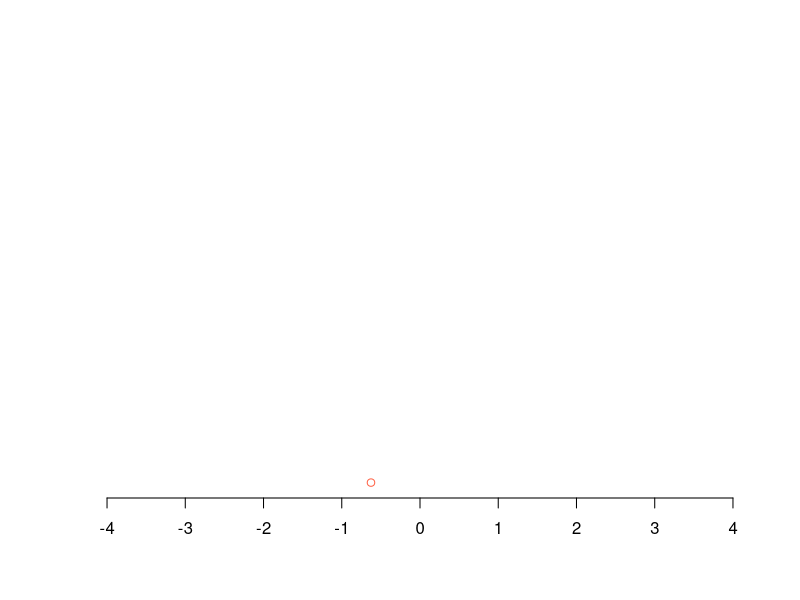
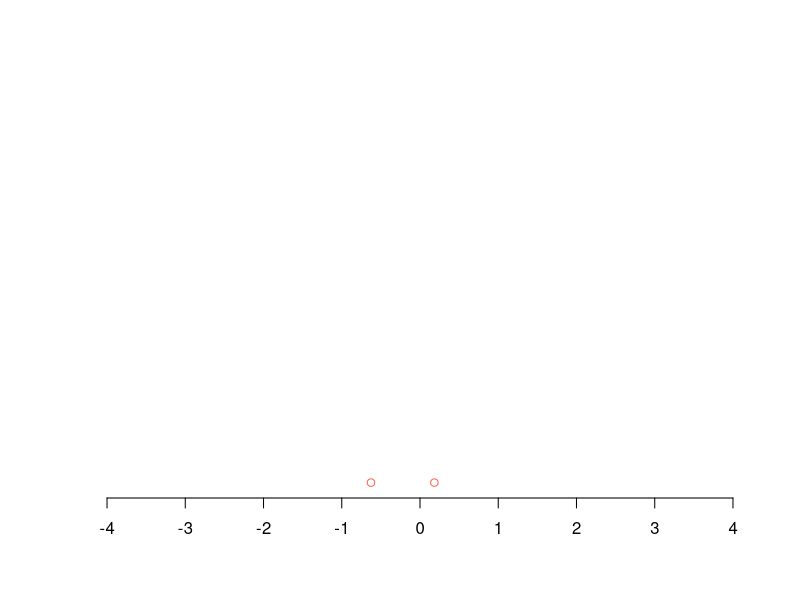
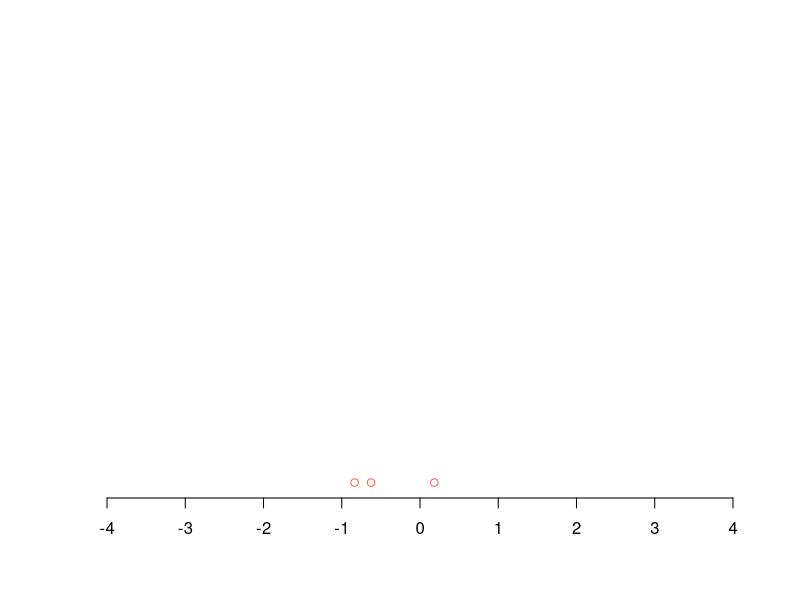
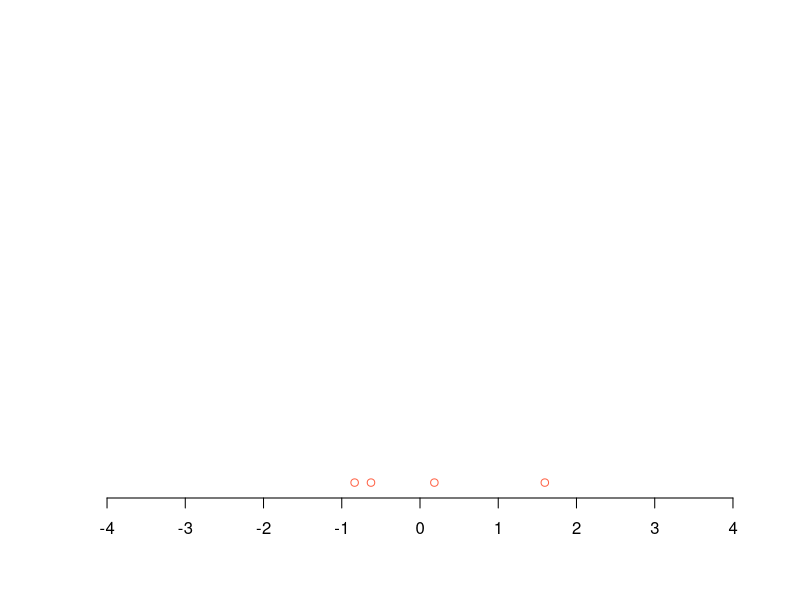
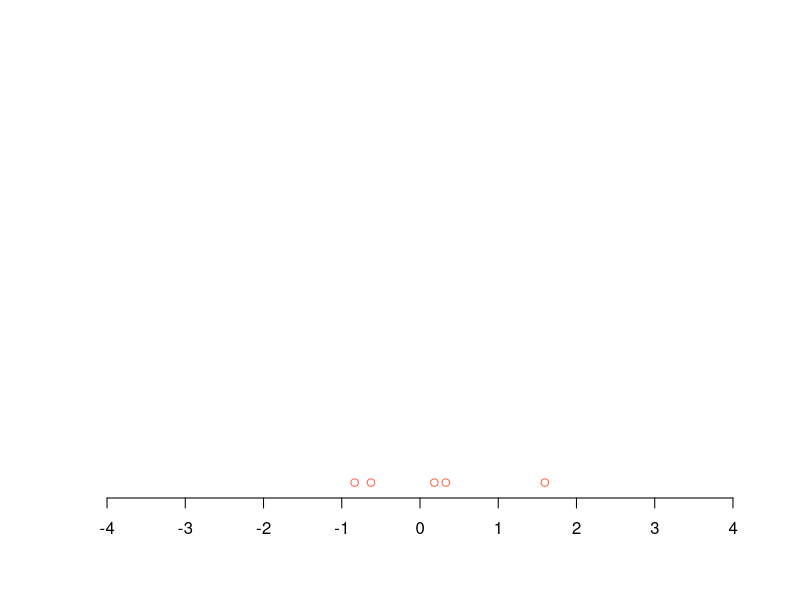
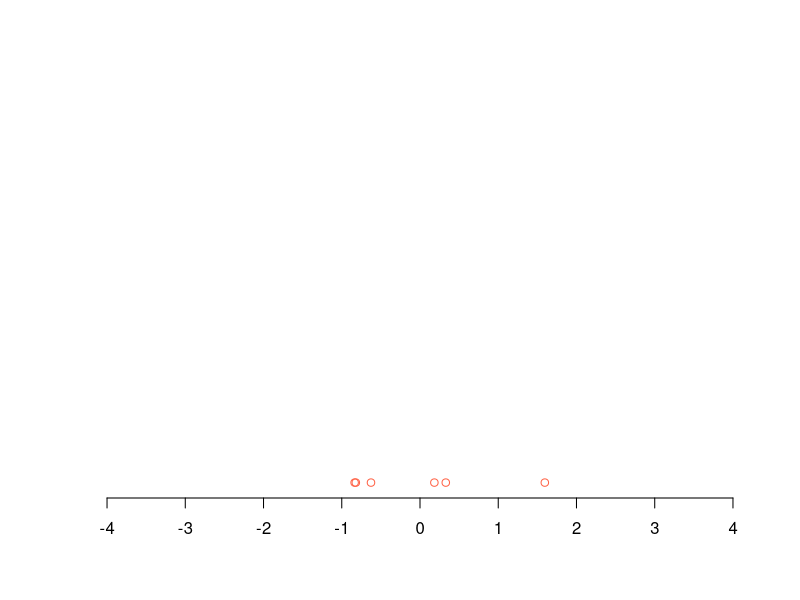
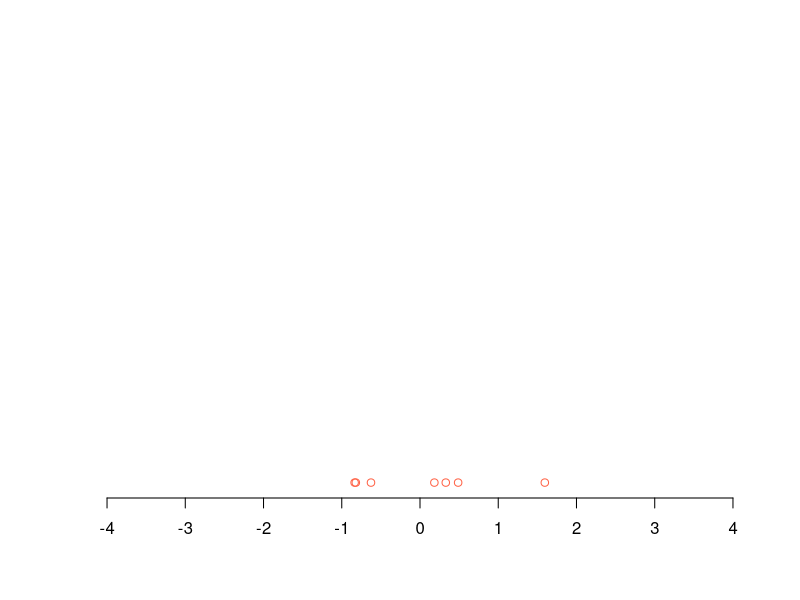
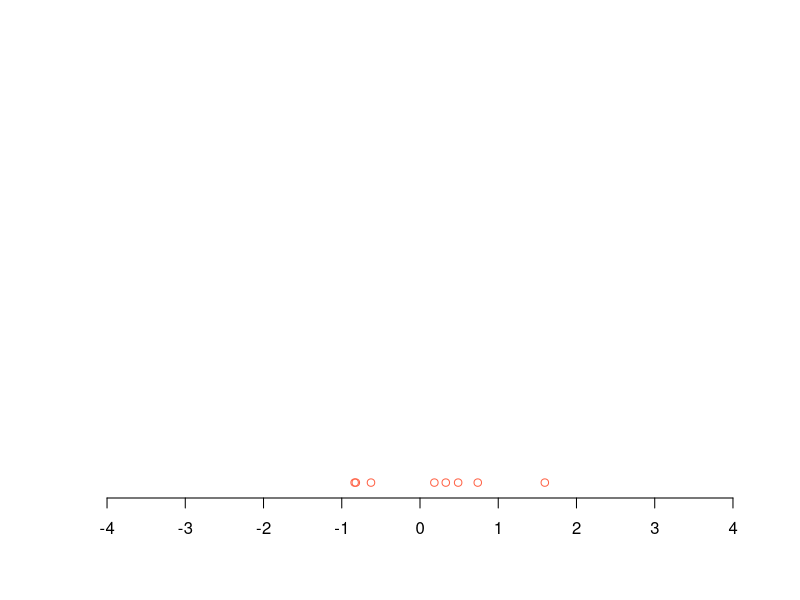

Recreate these plots in R, in order. (Note: this script raises an error after producing the figures.)
library(Cairo)

####numberline normal data####

# generate data
set.seed(1)
n1 = 10000
x1 <- rnorm(n1)

# numberline plots
for (i in 1:10) {
CairoSVG(paste("normal", i, sep = ""), width = 6, height = 6)
plot(x1[1:i],rep(0,i), pch = 1,
     axes = FALSE, xlab = "", ylab = "", ylim = c(0,1), xlim = c(-4, 4), col = "tomato")
axis(1, at = seq(-4,4,by=1))
dev.off()
}

CairoSVG("normal11", width = 6, height = 6)
plot(x1,rep(0,length(x1)), pch = 1,
     axes = FALSE, xlab = "", ylab = "", ylim = c(0,1), xlim = c(-4, 4), col = "tomato")
axis(1, at = seq(-4,4,by=1))
dev.off()

####histogram normal data####

# histograms with different colorings to indicate standard deviation intervals
breaks_large = seq(-6,6,by=0.1)
CairoSVG("normalhist0", width = 6, height = 6)
plot(seq(-4,4,by=0.001), dnorm(seq(-4,4,by=0.001)), xlim = c(-4,4),xlab = "", 
     ylab = "", main = "", axes = FALSE, type = "l")
dev.off()

breaks_large = seq(-6,6,by=0.1)
CairoSVG("normalhist1", width = 6, height = 6)
hist(x1, freq = TRUE, xlim = c(-4,4), breaks = breaks_large, 
     xlab = "", ylab = "", main = "", col = "grey", axes = FALSE)
axis(1, at = seq(-4,4,by=1))
axis(2, at = seq(0,400,100))
dev.off()

col = ifelse(breaks_large >= -0.1 & breaks_large <0, "tomato", "grey")
CairoSVG("normalhist2", width = 6, height = 6)
hist(x1, freq = TRUE, xlim = c(-4,4), breaks = breaks_large, 
     xlab = "", ylab = "", main = "", col = col, axes = FALSE)
axis(1, at = seq(-4,4,by=1))
axis(2, at = seq(0,400,100))
dev.off()

# col = ifelse(breaks_large >= -1 & breaks_large <1, "tomato", "grey")
# CairoSVG("normalhist3", width = 6, height = 6)
# hist(x1, freq = TRUE, xlim = c(-4,4), breaks = breaks_large, 
#      xlab = "", ylab = "", main = "", col = col, axes = FALSE)
# axis(1, at = seq(-4,4,by=1))
# axis(2, at = seq(0,400,100))
# dev.off()
# 
# col = ifelse(breaks_large >= -2 & breaks_large <2, "tomato", "grey")
# CairoSVG("normalhist4", width = 6, height = 6)
# hist(x1, freq = TRUE, xlim = c(-4,4), breaks = breaks_large, 
#      xlab = "", ylab = "", main = "", col = col, axes = FALSE)
# axis(1, at = seq(-4,4,by=1))
# axis(2, at = seq(0,400,100))
# dev.off()

breaks_large = seq(-6,6,by=0.1)
CairoSVG("normalhist3", width = 6, height = 6)
hist(x1, freq = FALSE, xlim = c(-4,4), breaks = breaks_large, 
     xlab = "", ylab = "", main = "", col = "grey", axes = FALSE)
axis(1, at = seq(-4,4,by=1))
axis(2)
dev.off()

breaks_large = seq(-6,6,by=0.1)
CairoSVG("normalhist4", width = 6, height = 6)
hist(x1, freq = FALSE, xlim = c(-4,4), breaks = breaks_large, 
     xlab = "", ylab = "", main = "", col = "grey", axes = FALSE)
axis(1, at = seq(-4,4,by=1))
axis(2)
lines(seq(-4,4,by=0.001),dnorm(seq(-4,4,by=0.001)), col = "tomato")
dev.off()

# breaks_small = seq(-6,6,by = 0.5)
# CairoSVG("normalhist1", width = 6, height = 6)
# hist(x1, freq = FALSE, xlim = c(-3,3), ylim = c(0,0.5), breaks = breaks_small, xlab = "", ylab = "", main = "", col = "grey")
# dev.off()
# 
# col = ifelse(breaks_small >= -1 & breaks_small <=1, "tomato", "grey")
# CairoSVG("normalhist2", width = 6, height = 6)
# hist(x1, freq = FALSE, xlim = c(-3,3), ylim = c(0,0.5), breaks = breaks_small, xlab = "", ylab = "", main = "", col = col)
# dev.off()
# 
# col = ifelse(breaks_small >= -2 & breaks_small <=2, "tomato", "grey")
# CairoSVG("normalhist3", width = 6, height = 6)
# hist(x1, freq = FALSE, xlim = c(-3,3), ylim = c(0,0.5), breaks = breaks_small, xlab = "", ylab = "", main = "", col = col)
# dev.off()

####parameter influence####
CairoSVG("normalhist4", width = 6, height = 6)
ind = seq(-6,6,by=0.001)
plot(ind, dnorm(ind), type = "l", xlim = c(-6,6), axes = FALSE, ylab = "density", xlab = "x")
axis(1, at = seq(-6,6,by=1))
axis(2)
lines(ind,dnorm(ind, mean = -2), col = "tomato")
lines(ind,dnorm(ind, mean = 2), col = "cornflowerblue")
legend(-6,0.4,c("N(-2,1)","N( 0,1)","N(-2,1)"),fill=c("tomato", "black", "cornflowerblue"),bty="n")
dev.off()


####linear model scatterplots####

CairoSVG("lmdata1", width = 6, height = 6)
set.seed(15)
x = seq(0.5, 10, by = 0.5)
error = rnorm(20, 0, 2)
y = 3 + 0.5 * x + error
plot(x, y, pch = 19, cex = 0.5, xlim = c(0, 10), ylim = c(0,11))
abline(3, 0.5)
dev.off()

CairoSVG("lmdata2", width = 6, height = 6)
set.seed(15)
x = seq(0.5, 10, by = 0.5)
error = rnorm(20, 0, 2)
y = 3 + 0.5 * x + error
plot(x, y, pch = 19, cex = 0.5, xlim = c(0, 10), ylim = c(0,11))
abline(3, 0.5)
symbols(x= 2, y= 0, circles=0.2, add=T, inches=F, fg = "tomato")
dev.off()

CairoSVG("lmdata3", width = 6, height = 6)
set.seed(15)
x = seq(0.5, 10, by = 0.5)
error = rnorm(20, 0, 2)
y = 3 + 0.5 * x + error
plot(x, y, pch = 19, cex = 0.5, xlim = c(0, 10), ylim = c(0,11))
abline(3, 0.5)
arrows(2, 0, 2, 2.5 + 2 * 0.5, length = 0.25, angle = 30,
       code = 2, col = "tomato")
symbols(x= 2, y= 3 + 2 * 0.5, circles=0.2, add=T, inches=F, fg = "tomato")
dev.off()

CairoSVG("lmdata4", width = 6, height = 6)
set.seed(15)
x = seq(0.5, 10, by = 0.5)
error = rnorm(20, 0, 2)
y = 3 + 0.5 * x + error
plot(x, y, pch = 19, cex = 0.5, xlim = c(0, 10), ylim = c(0,11))
abline(3, 0.5)
arrows(2, 3 + 2 * 0.5, 2, 3 + 2 * 0.5 + error[4] - 0.5, length = 0.25, angle = 30,
       code = 2, col = "tomato")
symbols(x= 2, y= 3 + 2 * 0.5 + error[4], circles=0.2, add=T, inches=F, fg = "tomato")
dev.off()

CairoSVG("lmdata5", width = 6, height = 6)
set.seed(15)
x = seq(0.5, 10, by = 0.5)
error = rnorm(20, 0, 2)
y = 3 + 0.5 * x + error
plot(x, y, pch = 19, cex = 0.5, xlim = c(0, 10), ylim = c(0,11))
abline(3, 0.5)

symbols(x= 2, y= 3 + 2 * 0.5 + error[4], circles=0.2, add=T, inches=F, fg = "tomato")
symbols(x= 5.5, y= 3 + 5.5 * 0.5 + error[11], circles=0.2, add=T, inches=F, fg = "tomato")
dev.off()

CairoSVG("lmdata6", width = 6, height = 6)
set.seed(16)
x = seq(0.5, 10, by = 0.5)
error = rnorm(20, 0, 2)
y = 3 + 0.5 * x + error
plot(x, y, pch = 19, cex = 0.5, xlim = c(0, 10), ylim = c(0,11))
abline(3, 0.5)
symbols(x= 2, y= 3 + 2 * 0.5 + error[4], circles=0.2, add=T, inches=F, fg = "tomato")
symbols(x= 5.5, y= 3 + 5.5 * 0.5 + error[11], circles=0.2, add=T, inches=F, fg = "tomato")
dev.off()

CairoSVG("lmdata7", width = 6, height = 6)
set.seed(15)
x = seq(0.5, 10, by = 0.5)
error = rnorm(20, 0, 2)
y = 3 + 0.5 * x + error
plot(x, y, pch = 19, cex = 0.5, xlim = c(0, 10), ylim = c(0,11))
dev.off()

CairoSVG("lmdata8", width = 6, height = 6)
set.seed(15)
x = seq(0.5, 10, by = 0.5)
error = rnorm(20, 0, 2)
y = 3 + 0.5 * x + error
plot(x, y, pch = 19, cex = 0.5, xlim = c(0, 10), ylim = c(0,11))
abline(lm(y~x), col = "tomato")
legend(0,11,c("estimated"),fill=c("tomato"),bty="n")
dev.off()

CairoSVG("lmdata9", width = 6, height = 6)
set.seed(15)
x = seq(0.5, 10, by = 0.5)
error = rnorm(20, 0, 2)
y = 3 + 0.5 * x + error
plot(x, y, pch = 19, cex = 0.5, xlim = c(0, 10), ylim = c(0,11))
abline(lm(y~x), col = "tomato")
abline(3, 0.5)
legend(0,11,c("estimated", "true"),fill=c("tomato", "black"),bty="n")

summary(lm(y~x))
dev.off()

CairoSVG("lmdata10", width = 6, height = 6)
set.seed(18)
x = seq(0.5, 10, by = 0.5)
error = rnorm(20, 0, 0.1)
y = 0.4 + 0.1 * x + error
plot(x, y, pch = 19, cex = 0.5, xlim = c(0, 10), ylim = c(0,1.5), xlab="Age in years", ylab="Height in metres")
dev.off()

CairoSVG("lmdata11", width = 6, height = 6)
layout(matrix(1:4, 2, 2))
x = seq(0.5, 10, by = 0.5)
error = rnorm(20, 0, 0.1)
y = 0.4 + 0.1 * x + error
plot(x, y, pch = 19, cex = 0.5, xlim = c(0, 10), ylim = c(0,1.5), xlab="Age in years", ylab="Height in metres")
abline(0.4, 0.1)

x = seq(0.5, 10, by = 0.5)
error = rnorm(20, 0, 0.1)
y = 0.4 + 0.1 * x + error
plot(x, y, pch = 19, cex = 0.5, xlim = c(0, 10), ylim = c(0,1.5), xlab="Age in years", ylab="Height in metres")
abline(0.4, 0.1)

x = seq(0.5, 10, by = 0.5)
error = rnorm(20, 0, 0.1)
y = 0.4 + 0.1 * x + error
plot(x, y, pch = 19, cex = 0.5, xlim = c(0, 10), ylim = c(0,1.5), xlab="Age in years", ylab="Height in metres")
abline(0.4, 0.1)

set.seed(18)
x = seq(0.5, 10, by = 0.5)
error = rnorm(20, 0, 0.1)
y = 0.4 + 0.1 * x + error
plot(x, y, pch = 19, cex = 0.5, xlim = c(0, 10), ylim = c(0,1.5), xlab="Age in years", ylab="Height in metres")
abline(0.4, 0.1)
dev.off()

CairoSVG("lmdata12", width = 6, height = 6)
set.seed(15)
x = seq(0.5, 10, by = 0.5)
error = rnorm(20, 0, 2)
y = 3 + 0.5 * x + error
plot(x, y, pch = 19, cex = 0.5, xlim = c(0, 10), ylim = c(0,11))
dev.off()

CairoSVG("lmdata13", width = 6, height = 6)
set.seed(15)
x = seq(0.5, 10, by = 0.5)
error = rnorm(20, 0, 2)
y = 3 + 0.5 * x + error
plot(x, y, pch = 19, cex = 0.5, xlim = c(0, 10), ylim = c(0,11))
abline(2, 0.9, col="chartreuse4")
dev.off()

CairoSVG("lmdata14", width = 6, height = 6)
set.seed(15)
x = seq(0.5, 10, by = 0.5)
error = rnorm(20, 0, 2)
y = 3 + 0.5 * x + error
plot(x, y, pch = 19, cex = 0.5, xlim = c(0, 10), ylim = c(0,11))
abline(2, 0.9, col="chartreuse4")
segments(x[1], y[1] - 0.07, x[1], 2 + 0.9 * x[1], col="red")
print(y[1])
print(2 + 0.9 * x[1])
dev.off()

CairoSVG("lmdata15", width = 6, height = 6)
set.seed(15)
x = seq(0.5, 10, by = 0.5)
error = rnorm(20, 0, 2)
y = 3 + 0.5 * x + error
plot(x, y, pch = 19, cex = 0.5, xlim = c(0, 10), ylim = c(0,11))
abline(2, 0.9, col="chartreuse4")
segments(x[2], y[2] - 0.07, x[2], 2 + 0.9 * x[2], col="red")
print(y[2])
print(2 + 0.9 * x[2])
dev.off()

CairoSVG("lmdata16", width = 6, height = 6)
set.seed(15)
x = seq(0.5, 10, by = 0.5)
error = rnorm(20, 0, 2)
y = 3 + 0.5 * x + error
plot(x, y, pch = 19, cex = 0.5, xlim = c(0, 10), ylim = c(0,11))
abline(2, 0.9, col="chartreuse4")
# abline(3, 0.5, col = "cornflowerblue")
# abline(test$coefficients, col = "goldenrod3")
segments(x[20], y[20] + 0.07, x[20], 2 + 0.9 * x[20], col="red")
print(y[20])
print(2 + 0.9 * x[20])
dev.off()

CairoSVG("lmdata17", width = 6, height = 6)
set.seed(15)
x = seq(0.5, 10, by = 0.5)
error = rnorm(20, 0, 2)
y = 3 + 0.5 * x + error
plot(x, y, pch = 19, cex = 0.5, xlim = c(0, 10), ylim = c(0,11))
abline(2, 0.9, col="chartreuse4")
abline(3.8, 0.4, col = "goldenrod3")



pred1 = 3.8 + 0.4 * x
sum((y - pred1)^2)

test = lm(y ~ x)
pred2 = test$coefficients[1] + test$coefficients[2] * x
sum((y - pred2)^2)


dev.off()

CairoSVG("lmdata18", width = 6, height = 6)
set.seed(15)
x = seq(0.5, 10, by = 0.5)
error = rnorm(20, 0, 2)
y = 3 + 0.5 * x + error
plot(x, y, pch = 19, cex = 0.5, xlim = c(0, 10), ylim = c(0,11))
abline(2, 0.9, col="chartreuse4")
abline(3.8, 0.4, col = "goldenrod3")
abline(test$coefficients, col = "cornflowerblue")
dev.off()

CairoSVG("lmdata19", width = 6, height = 6)
set.seed(15)
x = seq(0.5, 10, by = 0.5)
error = rnorm(20, 0, 0.5)
y = 3 + 0.5 * x + error
plot(x, y, pch = 19, cex = 0.5, xlim = c(0, 10), ylim = c(0,11))
abline(3, 0.5)
legend(0,11,c("true"),fill=c("black"),bty="n")
dev.off()

CairoSVG("lmdata20", width = 6, height = 6)
set.seed(15)
x = seq(0.5, 10, by = 0.5)
error = rnorm(20, 0, 0.5)
y = 3 + 0.5 * x + error
plot(x, y, pch = 19, cex = 0.5, xlim = c(0, 10), ylim = c(0,11))
abline(3, 0.5)
segments(x[2], y[2] - 0.07, x[2], 3 + 0.5 * x[2], col="red")
legend(0,11,c("true"),fill=c("black"),bty="n")
dev.off()


CairoSVG("lmdata21", width = 6, height = 6)
set.seed(15)
x = seq(0.5, 10, by = 0.5)
error = rnorm(20, 0, 2)
y = 3 + 0.5 * x + error
plot(x, y, pch = 19, cex = 0.5, xlim = c(0, 10), ylim = c(0,11))
abline(3, 0.5)
legend(0,11,c("true"),fill=c("black"),bty="n")
dev.off()

CairoSVG("lmdata22", width = 6, height = 6)
set.seed(15)
x = seq(0.5, 10, by = 0.5)
error = rnorm(20, 0, 2)
y = 3 + 0.5 * x + error
plot(x, y, pch = 19, cex = 0.5, xlim = c(0, 10), ylim = c(0,11))
abline(3, 0.5)
segments(x[2], y[2] - 0.07, x[2], 3 + 0.5 * x[2], col="red")
legend(0,11,c("true"),fill=c("black"),bty="n")
dev.off()

CairoSVG("lmdata23", width = 6, height = 6)
set.seed(15)
x = seq(0.5, 10, by = 0.5)
error = rnorm(20, 0, 2)
y = 3 + 0.5 * x + error
plot(x, y, pch = 19, cex = 0.5, xlim = c(0, 10), ylim = c(0,11))
abline(3, 0.5)
abline(test$coefficients, col = "cornflowerblue")
legend(0,11,c("true", "estimated"),fill=c("black", "cornflowerblue"),bty="n")
dev.off()

CairoSVG("lmdata24", width = 6, height = 6)
set.seed(15)
x = seq(0.5, 10, by = 0.5)
error = rnorm(20, 0, 2)
y = 3 + 0.5 * x + error
plot(x, y, pch = 19, cex = 0.5, xlim = c(0, 10), ylim = c(0,11))
abline(3, 0.5)
abline(test$coefficients, col = "cornflowerblue")
segments(x[2], y[2] - 0.07, x[2], test$coefficients[1] + test$coefficients[2] * x[2], col="red")
legend(0,11,c("true", "estimated"),fill=c("black", "cornflowerblue"),bty="n")
dev.off()


# properties of estimates video

CairoSVG("lmdata25", width = 6, height = 6)
set.seed(1)
x = seq(0.5, 10, by = 0.5)
error = rnorm(20, 0, 2)
y = 3 + 0.5 * x + error
plot(x, y, pch = 19, cex = 0.5, xlim = c(0, 10), ylim = c(0,11))
abline(3, 0.5)
legend(0,11,c("true"),fill=c("black"),bty="n")
dev.off()

# simulate estimates with plots of estimated function
set.seed(2)
for(i in 26:46)
{
CairoSVG(paste("lmdata", i, sep=""), width = 6, height = 6)
x = seq(0.5, 10, by = 0.5)
error = rnorm(20, 0, 2)
y = 3 + 0.5 * x + error

temp = lm(y~x)

plot(x, y, pch = 19, cex = 0.5, xlim = c(0, 10), ylim = c(0,11))
abline(3, 0.5)
abline(temp$coefficients[1], temp$coefficients[2], col="cornflowerblue")
legend(0,11,c("true", "estimated"),fill=c("black", "cornflowerblue"),bty="n")
dev.off()
}

# simulate estimates to show histogram of estimates
n = 10000
beta0_estimates = numeric(n)
beta1_estimates = numeric(n)

set.seed(1)
for(i in 1:n)
{
        x = seq(0.5, 10, by = 0.5)
        error = rnorm(20, 0, 2)
        y = 3 + 0.5 * x + error
        
        temp = lm(y~x)
        
        beta0_estimates[i] = temp$coefficients[1]
        beta1_estimates[i] = temp$coefficients[2]
}

# calculate means of estimates
mean(beta0_estimates)
mean((beta1_estimates))

CairoSVG("histestimates1", width = 6, height = 6)

layout(matrix(1:2, 2, 1))

hist(beta0_estimates, freq = FALSE, xlim=c(-1, 7), breaks=seq(-1,7,by=0.1),
     xlab = expression(paste(hat(beta)[0])), ylab = "density", main = "", col = "grey", axes=FALSE)
axis(1, at = seq(-1,7,by=1))
axis(2)

hist(beta1_estimates, freq = FALSE, xlim=c(-0.2, 1.2), breaks=seq(-0.2, 1.2, length.out=80),
     xlab = expression(paste(hat(beta)[1])), ylab = "density", main = "", col = "grey", axes=FALSE)
axis(1, at = seq(-0.2, 1.2,by=0.2))
axis(2)

dev.off()

CairoSVG("histestimates2", width = 6, height = 6)

layout(matrix(1:2, 2, 1))

hist(beta0_estimates, freq = FALSE, xlim=c(-1, 7), breaks=seq(-1,7,by=0.1),
     xlab = expression(paste(hat(beta)[0])), ylab = "density", main = "", col = "grey", axes=FALSE)
axis(1, at = seq(-1,7,by=1))
axis(2)

abline(v=mean(beta0_estimates), col="tomato", lwd=2)

hist(beta1_estimates, freq = FALSE, xlim=c(-0.2, 1.2), breaks=seq(-0.2, 1.2, length.out=80),
     xlab = expression(paste(hat(beta)[1])), ylab = "density", main = "", col = "grey", axes=FALSE)
axis(1, at = seq(-0.2, 1.2,by=0.2))
axis(2)

abline(v=mean(beta1_estimates), col="tomato", lwd=2)

dev.off()


dev.off()

# calculate theoretic variances
x = seq(0.5, 10, by = 0.5)
X = cbind(rep(1, length((x))), x)
covariance = solve(t(X) %*% X) * 4

CairoSVG("histestimates3", width = 6, height = 6)
layout(matrix(1:2, 2, 1))

hist(beta0_estimates, freq = FALSE, xlim=c(-1, 7), breaks=seq(-1,7,by=0.1),
     xlab = expression(paste(hat(beta)[0])), ylab = "density", main = "", col = "grey", axes=FALSE)
lines(seq(-1,7,by=0.001), dnorm(seq(-1,7,by=0.001), 3, sqrt(covariance[1, 1])), xlim = c(-0.2,1.2),xlab = "", 
      ylab = "", main = "", type = "l", col="tomato", lwd=2)
axis(1, at = seq(-1,7,by=1))
axis(2)

abline(v=mean(beta0_estimates), col="tomato", lwd=2)

hist(beta1_estimates, freq = FALSE, xlim=c(-0.2, 1.2), breaks=seq(-0.2, 1.2, length.out=80),
     xlab = expression(paste(hat(beta)[1])), ylab = "density", main = "", col = "grey", axes=FALSE)
lines(seq(-0.2,1.2,by=0.001), dnorm(seq(-0.2,1.2,by=0.001), 0.5, sqrt(covariance[2, 2])), xlim = c(-0.2,1.2),xlab = "", 
      ylab = "", main = "", type = "l", col="tomato", lwd=2)
axis(1, at = seq(-0.2, 1.2,by=0.2))
axis(2)

abline(v=mean(beta1_estimates), col="tomato", lwd=2)

dev.off()

# second example no association between x and y

# simulate estimates to show histogram of estimates
n = 10000
beta0_estimates = numeric(n)
beta1_estimates = numeric(n)

set.seed(100)
for(i in 1:n)
{
  x = seq(0.5, 10, by = 0.5)
  error = rnorm(20, 0, 2)
  y = error
  
  temp = lm(y~x)
  
  beta0_estimates[i] = temp$coefficients[1]
  beta1_estimates[i] = temp$coefficients[2]
}

# calculate means of estimates
mean(beta0_estimates)
mean((beta1_estimates))

CairoSVG("histestimates4", width = 6, height = 6)

layout(matrix(1:2, 2, 1))

hist(beta0_estimates, freq = FALSE, xlim=c(-4, 4), breaks=seq(-4,4,by=0.1),
     xlab = expression(paste(hat(beta)[0])), ylab = "density", main = "", col = "grey", axes=FALSE)
axis(1, at = seq(-4,4,by=1))
axis(2)

hist(beta1_estimates, freq = FALSE, xlim=c(-0.7, 0.7), breaks=seq(-0.7, 0.7, length.out=80),
     xlab = expression(paste(hat(beta)[1])), ylab = "density", main = "", col = "grey", axes=FALSE)
axis(1, at = seq(-0.7, 0.7,by=0.2))
axis(2)

dev.off()


CairoSVG("histestimates5", width = 6, height = 6)

layout(matrix(1:2, 2, 1))

hist(beta0_estimates, freq = FALSE, xlim=c(-4, 4), breaks=seq(-4,4,by=0.1),
     xlab = expression(paste(hat(beta)[0])), ylab = "density", main = "", col = "grey", axes=FALSE)
axis(1, at = seq(-4,4,by=1))
axis(2)
abline(v=mean(beta0_estimates), col="tomato", lwd=2)

hist(beta1_estimates, freq = FALSE, xlim=c(-0.7, 0.7), breaks=seq(-0.7, 0.7, length.out=80),
     xlab = expression(paste(hat(beta)[1])), ylab = "density", main = "", col = "grey", axes=FALSE)
axis(1, at = seq(-0.7, 0.7,by=0.2))
axis(2)
abline(v = mean(beta1_estimates), col="tomato", lwd=2)

dev.off()


dev.off()

# calculate theoretic variances
x = seq(0.5, 10, by = 0.5)
X = cbind(rep(1, length((x))), x)
covariance = solve(t(X) %*% X) * 4

CairoSVG("histestimates6", width = 6, height = 6)
layout(matrix(1:2, 2, 1))

hist(beta0_estimates, freq = FALSE, xlim=c(-4, 4), breaks=seq(-4,4,by=0.1),
     xlab = expression(paste(hat(beta)[0])), ylab = "density", main = "", col = "grey", axes=FALSE)
lines(seq(-4,4,by=0.001), dnorm(seq(-4,4,by=0.001), 0, sqrt(covariance[1, 1])), xlim = c(-0.2,1.2),xlab = "", 
      ylab = "", main = "", type = "l", col="tomato", lwd=2)
axis(1, at = seq(-4,4,by=1))
axis(2)

hist(beta1_estimates, freq = FALSE, xlim=c(-0.7,0.7), breaks=seq(-0.7,0.7, length.out=80),
     xlab = expression(paste(hat(beta)[1])), ylab = "density", main = "", col = "grey", axes=FALSE)
lines(seq(-0.7,0.7,by=0.001), dnorm(seq(-0.7,0.7,by=0.001), 0, sqrt(covariance[2, 2])), xlim = c(-0.7,0.7),xlab = "", 
      ylab = "", main = "", type = "l", col="tomato", lwd=2)
axis(1, at = seq(-0.7,0.7,by=0.2))
axis(2)
dev.off()
